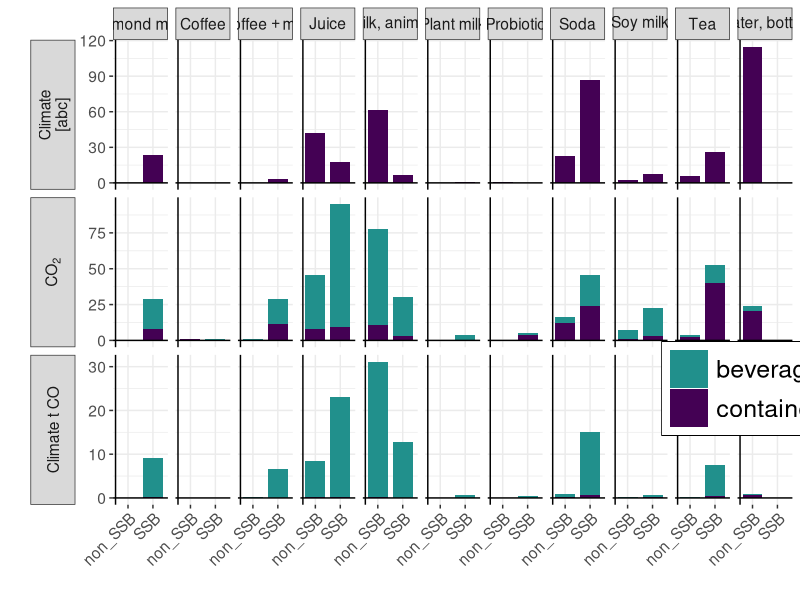
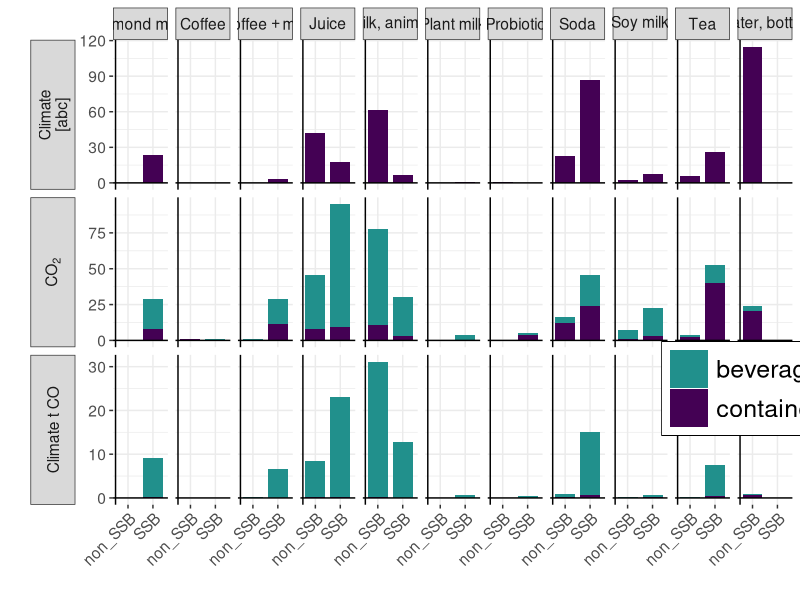

Write R code to recreate these figures, in order.

library(tidyverse)
#getwd()


# names -------------------------------------------------------------------

# Colors --
col_vir1 <- c("beverage" = "#21908C", "container" = "#440154")
col_bev <- c("#21908C")
col_cont <- c("#440154")

# Names --
# Human-friendly impact names to be used in ggplot.labeller
#(should probably do something similar with 'the 'bev_type', 'scen', etc, but not right now)

# BIG impacts (tonnes, M liter, kg)
# Formatted in markdown, to use element_markdown
# impnames_hand <- c(
#   ghg = "Climate<br> t CO2eq (100yr) ",
#   h2o = "Blue Water Use<br>[ M liter (Blue) water ]",
#   plastic = "Plastic Pollution<br>[ kg plastic ]"
#)
#View(impnames_hand)

# Impacts per liter
# impname_l <- c(
#   ghg = "Climate<br>[ g CO2eq / liter ]",
#   h2o = "Blue Water Use<br>[ liter (Blue) water / liter ]",
#   plastic = "Plastic Pollution<br>[ g plastic / liter ]"
#)


# data --------------------------------------------------------------------

imp_temp <- read_csv("./data/data_gen/imp_bsc_allscen.csv")
#View(imp_temp)

## Rescale impact values
imp_scl <- imp_temp %>%
  mutate(
    value = case_when(
      impact_type == "ghg" ~ value / 10^6,
      impact_type == "h2o" ~ value / 10^6,
      impact_type == "plastic" ~ value / 10^3
    ))
#View(imp_scl)
remove(imp_temp)

## Hack 1: give "SSB" versions of bottled water and ucsb water (filtered tap)
 # To have names line up in facet figures

temp_s0 <- imp_scl %>%
#  select(-impact_type) %>%
  filter(scen == "scen0") %>%
  filter(bev_type != "water_ucsb")
#View(temp_s0)

## Make a "hack" to give SSB impacts = 0 for water bev types
# For aesthetic and plot readability reasons
h1 <- temp_s0 %>%
  filter(bev_type == "water_bottled")%>%
  mutate(SSB_status = "SSB") %>%
  mutate(value = 0)
#View(h1)

imp_s0 <- temp_s0 %>%
  bind_rows(h1) %>%
  group_by(bev_type, SSB_status, item, impact_type) %>%
  summarize(value = sum(value)) %>%
  ungroup()
#View(imp_s0)
remove(h1)
remove(temp_s0)

## Make sure column names are same as the "names" file (up next)
imp_s0 <- imp_s0 %>%
  rename(imp_type = impact_type) %>%
  filter(bev_type != "Water, Filtered tap") %>%
  mutate(item = recode(item, bev = "beverage", cont = "container"))
View(imp_s0)

# Names -------------------------------------------------------------------

bevNames_temp <- read_csv("./data/bevtype_list_name.csv")
#View(bevNames_temp)
bevNames <- bevNames_temp %>%
  mutate(bev_regex = bev_name) %>%
#  mutate(bev_regex = str_replace(bev_regex, "+ ", "+~")) %>%
  mutate(bev_regex = str_replace(bev_regex, " ", "~")) %>%
  mutate(bev_regex = str_replace(bev_regex, ",", "*','*"))
View(bevNames)
remove(bevNames_temp)
contNames <- read_csv("./data/conttype_list_name.csv")
#View(contNames)

#View(imp_s0)
impact_Pdata_temp <- imp_s0 %>%
  left_join(bevNames)







impNames <- read_csv("./data/imptype_list_name.csv")
View(impNames)
impact_Pdata <- impact_Pdata_temp %>%
  left_join(impNames)

# imp_scl$impact_name <- impnames_hand[ 
#   match(imp_scl$impact_type, names(impnames_hand)) ]
# View(imp_scl)


# Plot --------------------------------------------------------------------
#View(impact_Pdata)

FIG4 <- impact_Pdata %>%
  ggplot() + theme_bw() +
  geom_col(aes(y = value, x = SSB_status, fill = item),
           width = 0.8) +
  facet_grid(vars(imp_regex),
             vars(bev_regex),
             switch = "y",
             scales = "free",
             labeller = label_parsed
  ) +
  geom_hline(yintercept = 0) +
  geom_vline(xintercept = 0.5) +
  xlab("") +
  ylab("") +
  theme(
    text = element_text(size = 14),
    axis.text.x = element_text(angle = 45, hjust = 1),
    legend.title=element_blank(),
    legend.text=element_text(size=18),
    panel.border = element_blank(),
    strip.placement = "outside",
    legend.position = c(0.93, 0.25),
    legend.key.size = unit(1, 'cm'),
    legend.box.background = element_rect(colour = "black")
    #    strip.text = element_markdown()
  ) +
  scale_fill_manual(values = col_vir1)
#  scale_fill_brewer(palette = "Dark2")
FIG4
ggsave("./figs/figsTest/FIG4_imp_ibs_scen0_exp.pdf", width=13, height=8, units="in")
